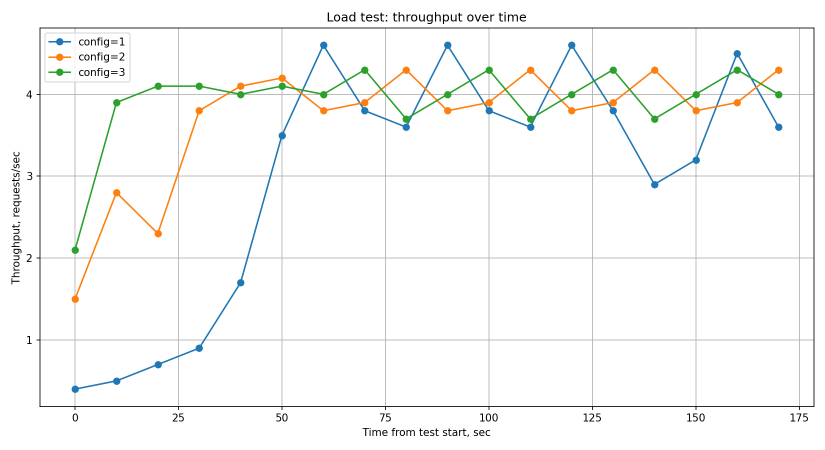
#> input picture junior/Software Testing/software_testing_lab4/report/img/load_throughput_all_configs.png, 1650 x 900 px (shown at 1/2 size)
$ python -i main.py   (imports and definitions only)
#> lines starting #> are read from the running program, lines starting #| are printed output that depends on the picture
#> further down, picture is the input picture: PIL image 1650x900 RGBA; mean R, G, B, A 248.7, 249.2, 248.3, 255
#!/usr/bin/env python3
# -*- coding: utf-8 -*-

import tkinter as tk
from tkinter import messagebox
from typing import Optional
from datetime import datetime
from pathlib import Path

from PIL import Image, ImageTk, ImageEnhance, ImageFilter

# ---------- Config ----------
PREVIEW_MAX_W = 1300   # target width available for previews
PREVIEW_MAX_H = 800
SIDE_GAP = 24

try:
    from PIL.Image import Resampling
    RESAMPLE: int = Resampling.LANCZOS  # enum is int-like
except Exception:
    RESAMPLE = 1  # very old Pillow fallback

def pil_to_tk(img: Image.Image) -> ImageTk.PhotoImage:
    return ImageTk.PhotoImage(img)

# [7 lines left out: function scale_for_pane, not called in this run]

def invert_manual_rgba(img: Image.Image) -> Image.Image:
    """
    Manual inversion (no ImageOps.invert).
    Keep alpha as-is, invert R,G,B: v -> 255 - v.
    """
    if img.mode != "RGBA":
        img = img.convert("RGBA")
    r, g, b, a = img.split()
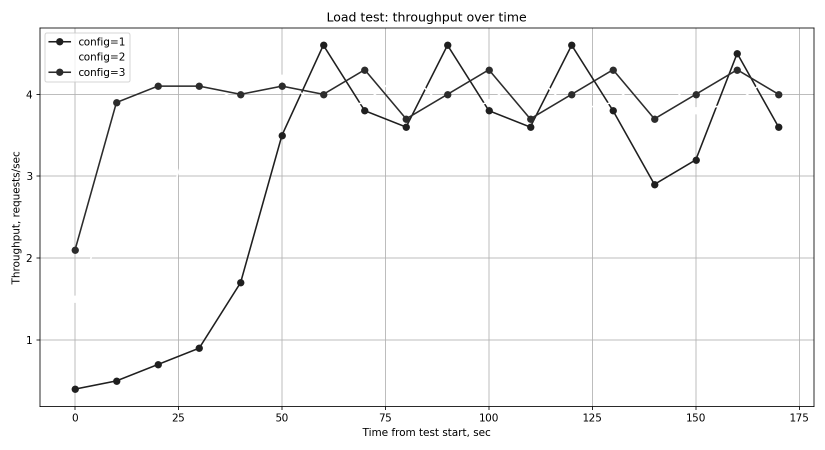
#> r: PIL image 1650x900 L (shown at 1/2 size); min 0, max 255, mean 248.7
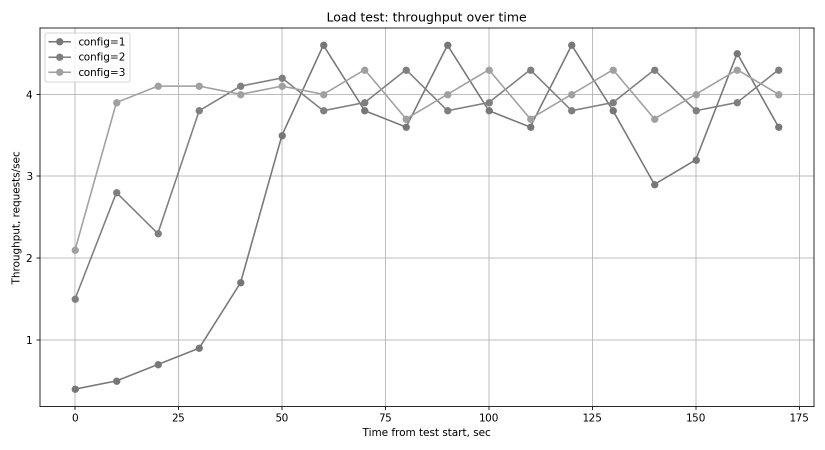
#> g: PIL image 1650x900 L (shown at 1/2 size); min 0, max 255, mean 249.2
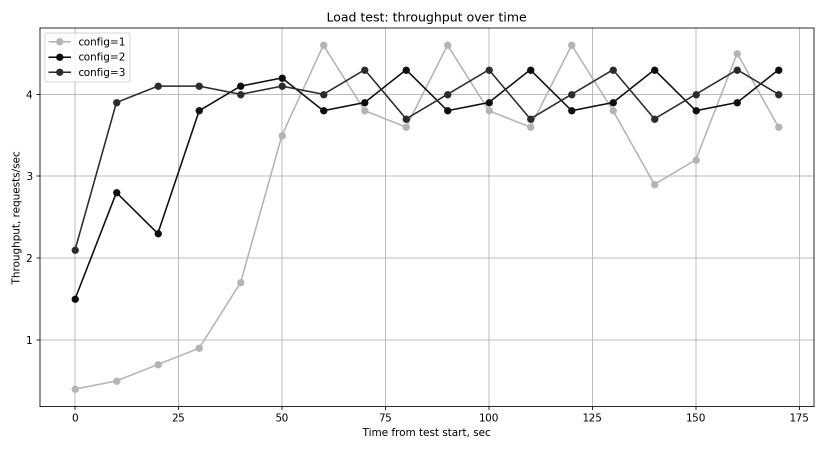
#> b: PIL image 1650x900 L (shown at 1/2 size); min 0, max 255, mean 248.3
#> a: PIL image 1650x900 L; every value is 255
    # point maps each 0..255 value via a function
    r = r.point(lambda v: 255 - v)
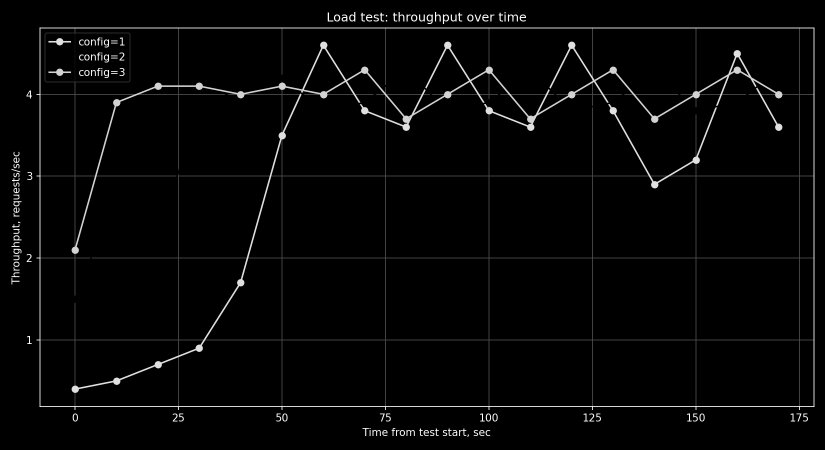
#> r: PIL image 1650x900 L (shown at 1/2 size); min 0, max 255, mean 6.3
    g = g.point(lambda v: 255 - v)
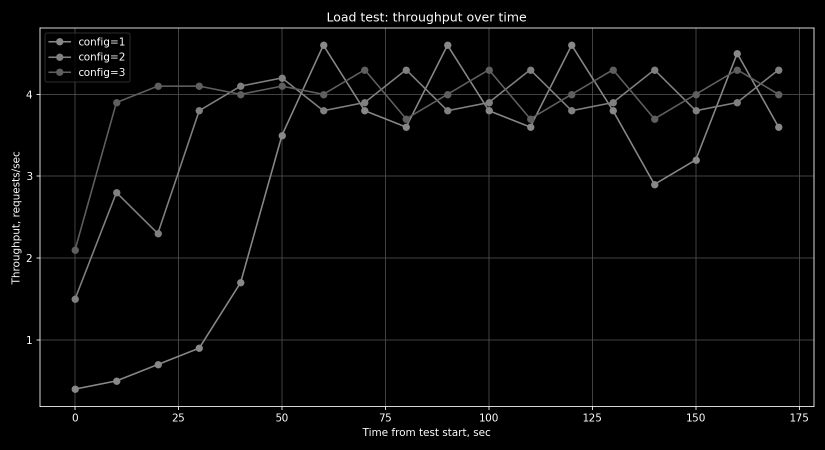
#> g: PIL image 1650x900 L (shown at 1/2 size); min 0, max 255, mean 5.8
    b = b.point(lambda v: 255 - v)
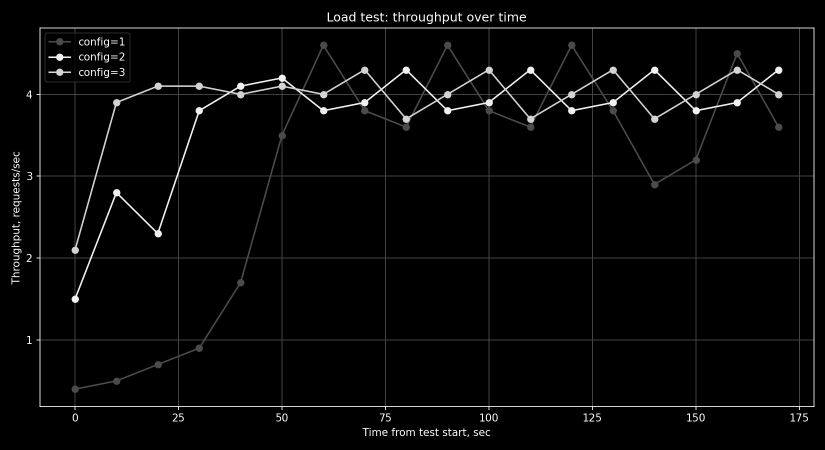
#> b: PIL image 1650x900 L (shown at 1/2 size); min 0, max 255, mean 6.7
    return Image.merge("RGBA", (r, g, b, a))
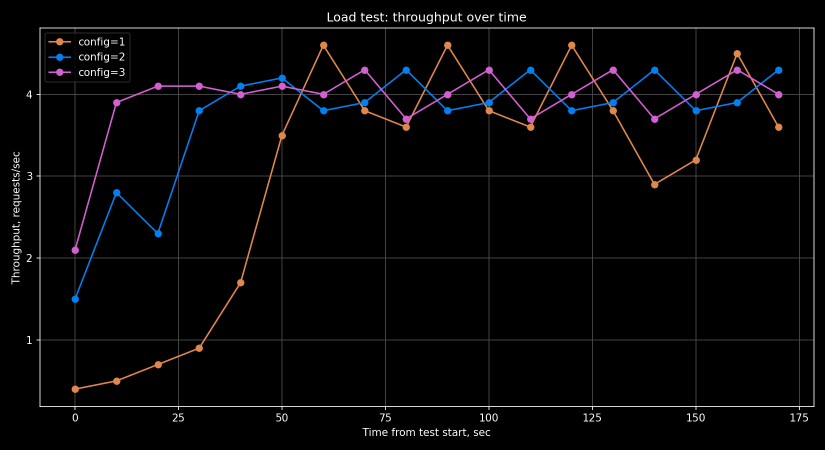
#> returned value: PIL image 1650x900 RGBA (shown at 1/2 size); mean R, G, B, A 6.3, 5.8, 6.7, 255

class ImageEditorApp(tk.Tk):
    # [242 lines left out: functions __init__, _build_ui, load_named, save_current, reset_image, apply_greyscale and 6 more, not called in this run]

    # ---------- Helpers ----------
    def on_zoom_changed(self, _evt: str) -> None:
        self.zoom = float(self.zoom_scale.get())
        self.update_preview()

    # [27 lines left out: functions _pane_sizes, update_preview, not called in this run]

# [3 lines not run here, left out]

>>> from PIL import Image
>>> picture = Image.open('../../Software Testing/software_testing_lab4/report/img/load_throughput_all_configs.png')
>>> result = invert_manual_rgba(picture)

$ run again, on junior/Software Testing/software_testing_lab4/report/img/stress_error_rate_vs_load_config_3.png
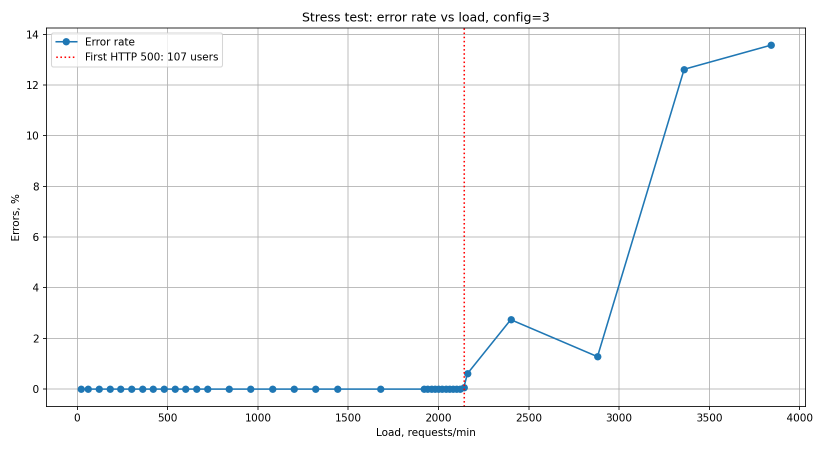
#> input picture junior/Software Testing/software_testing_lab4/report/img/stress_error_rate_vs_load_config_3.png, 1650 x 900 px (shown at 1/2 size)
#> picture is the input picture: PIL image 1650x900 RGBA; mean R, G, B, A 249.2, 249.6, 250, 255
#> a: PIL image 1650x900 L; every value is 255
#> in invert_manual_rgba, `r = r.point(lambda v: 255 - v)`:
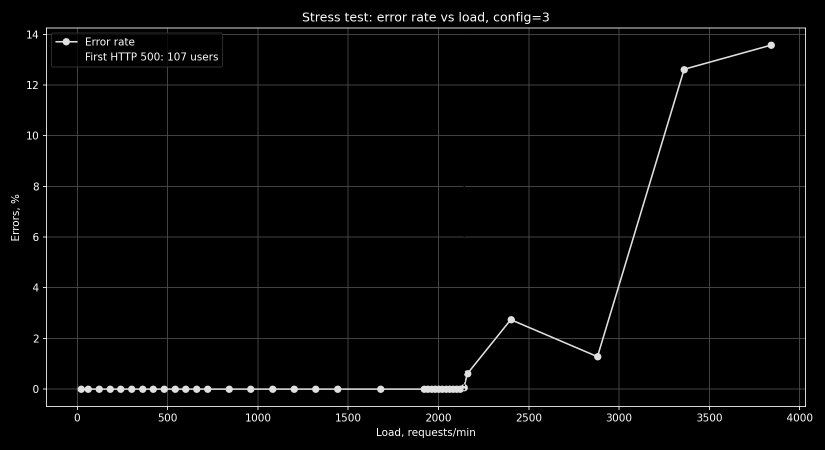
#> r: PIL image 1650x900 L (shown at 1/2 size); min 0, max 255, mean 5.8

$ run again, on junior/Software Testing/software_testing_lab4/report/img/stress_response_metrics_vs_load_config_3.png
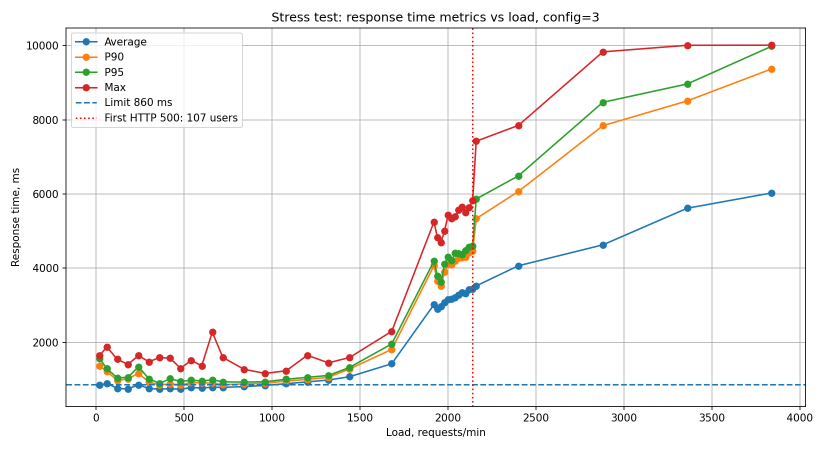
#> input picture junior/Software Testing/software_testing_lab4/report/img/stress_response_metrics_vs_load_config_3.png, 1650 x 900 px (shown at 1/2 size)
#> picture is the input picture: PIL image 1650x900 RGBA; mean R, G, B, A 247.2, 246.6, 245.8, 255
#> a: PIL image 1650x900 L; every value is 255
#> in invert_manual_rgba, `b = b.point(lambda v: 255 - v)`:
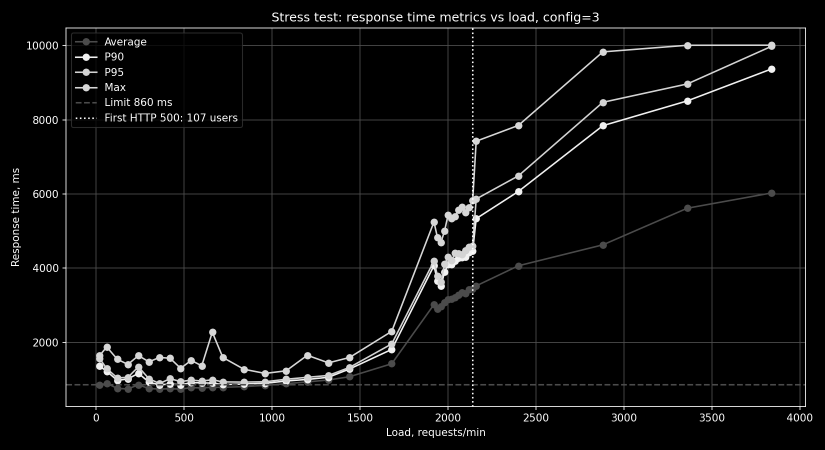
#> b: PIL image 1650x900 L (shown at 1/2 size); min 0, max 255, mean 9.2
#> in invert_manual_rgba, `return Image.merge("RGBA", (r, g, b, a))`:
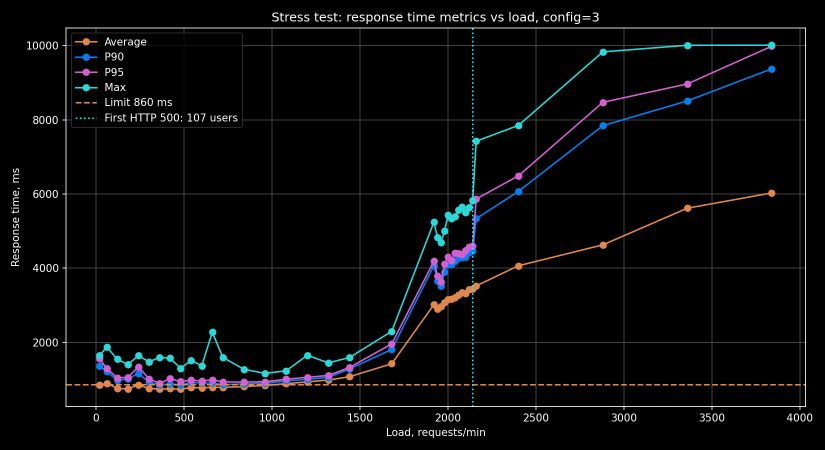
#> returned value: PIL image 1650x900 RGBA (shown at 1/2 size); mean R, G, B, A 7.8, 8.4, 9.2, 255
